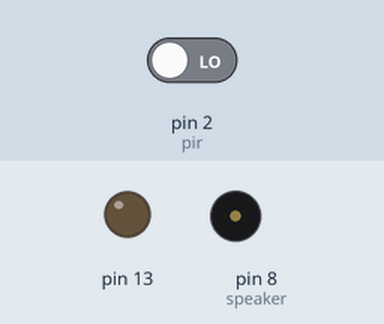
A sketch run on a simulated Arduino Uno, built with avr-gcc and run on an emulated ATmega328P. Parts: output pins drawn as LEDs (lit = HIGH), buzzer (waves = sounding). Inputs (shaded band) come from the test bench; at power-on: pin 2 (pir) LOW. What the sketch prints to the serial monitor is not drawn. At 3.4 s the program stops and its outputs stay as they are.

Above: at 1.2 s.
1.3 s: pin 2 (pir) driven HIGH
At 2.5 s:
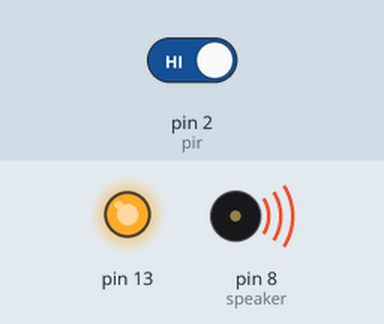
Timing chart, 0 to 4.6 s (numbered marks = the images above; inputs shaded):
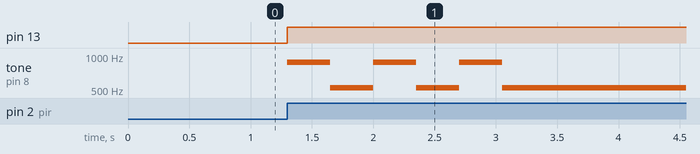

Measured:
- after the input at 1.3 s, pin 13: LOW → HIGH at once; tone on pin 8 (speaker): alternates 880 Hz for 0.35 s and 523 Hz for 0.35 s, 6 changes in all, then stays 523 Hz, starting at once

The sketch:

Movimientosonido.ino
```cpp
int valor = 0;                    // Variable para leer el estado del pin de entrada
int pir = 2;               // Pin de Entrada del sensor
int estadoSensor = LOW;             // Comenzamos asumiendo que no hay movimiento
long DO=523.25;
long RE=587.33;
long MI=659.26;
long FA=698.46;
long SOL=783.99;
long LA=880;
int speaker=8;

void setup() {
  pinMode(pir, INPUT);     // Se declara el sensor como entrada
  pinMode (13,OUTPUT);
  Serial.begin(9600);  //Iniciamos comunicacion serie con el pc para indicar los movimientos
  Serial.println("Test sensor movimiento");


}

void loop(){
  valor = digitalRead(pir);
  while (valor == HIGH) {
    digitalWrite (13,HIGH);
     tone(speaker, LA,500);
     delay (350);
     tone(speaker, DO,500);
     delay (350);
  }

    digitalWrite (13,LOW);
  }
```
